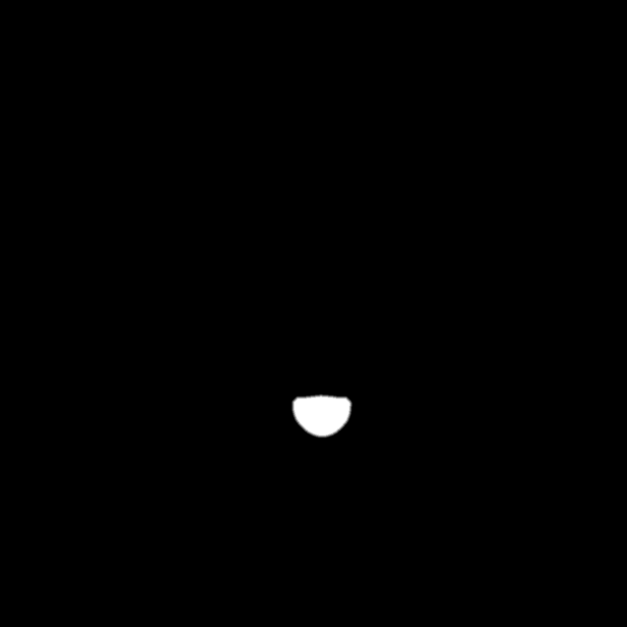
#> input picture assets/ciel/generated/v14b/extraction/large-mask.png, 1254 x 1254 px, given in place of large-04.png, which was not available (shown at 1/2 size)
$ python measure.py
#> lines starting #> are read from the running program, lines starting #| are printed output that depends on the picture; pictures that were not available may be replaced by others from this repository, and a replacement may not be noted
### scripts/live2d/v14b/common.py
"""Extract generated mouth pixels without drawing, scaling or relocating the mouth.

Run from any cwd with Python/Pillow/NumPy/SciPy. All writes stay inside v14b.
The only geometric transform is the inverse of the documented v11 face crop.
"""
import copy
import hashlib
import json
import shutil
import warnings
from pathlib import Path
import numpy as np
from PIL import Image, ImageDraw, ImageFont
with warnings.catch_warnings():
    warnings.simplefilter('ignore')
    from scipy import ndimage as ndi

ROOT = Path(__file__).resolve().parents[3]
GEN = ROOT / 'assets/ciel/generated/v14b'
LAY = ROOT / 'assets/ciel/layers/v14b'
PROOF = GEN / 'proofs'
CROP = (318, 236, 1854, 1772)
SIZE = (2172, 2896)
ROI = (555, 780, 730, 905)  # Excludes nose, jaw, cheeks, eyes and hair.
SELECTED = {'small': 'small-03', 'large': 'large-01'}
CLOSED = ['Mouth_Skin_Upper', 'Mouth_Skin_Lower', 'Mouth_Line_Upper', 'Mouth_Line_Lower']
FONT = ImageFont.truetype('C:/Windows/Fonts/arial.ttf', 22)

def read(path):
    return json.loads(path.read_text(encoding='utf-8'))

def write(path, data):
    path.write_text(json.dumps(data, ensure_ascii=False, indent=2) + '\n', encoding='utf-8')

def bbox(mask):
    y, x = np.where(mask)
    return [int(x.min()), int(y.min()), int(x.max()+1), int(y.max()+1)]

# [4 lines left out: function flatten, not called in this run]

def face(im):
    return flatten(im.crop(CROP).resize((1254, 1254), Image.Resampling.LANCZOS))

# [17 lines left out: function composite, not called in this run]

def panel(items, path, cols=3, side=520, height=None):
    height = height or side
    rows = (len(items)+cols-1)//cols
    sheet = Image.new('RGB', (cols*side, rows*(height+42)), '#e7e9ee')
    draw = ImageDraw.Draw(sheet)
    for i, (label, im) in enumerate(items):
        x, y = (i%cols)*side, (i//cols)*(height+42)
        draw.text((x+12, y+10), label, font=FONT, fill='#192338')
        im = flatten(im) if im.mode == 'RGBA' else im.convert('RGB')
        sheet.paste(im.resize((side,height), Image.Resampling.LANCZOS), (x,y+42))
    sheet.save(path)

# [55 lines left out: functions extract, mouth_landmarks, not called in this run]

### scripts/live2d/v14b/measure.py
"""Measure generated pixels; never mirror, warp, rotate or relocate a mouth."""
import numpy as np
from PIL import Image, ImageDraw
from common import GEN, ROOT, PROOF, ROI, FONT, panel, write, ndi

def corners(im, threshold=12):
#> called with threshold = 12
    a=np.asarray(im.convert('RGB')).astype(np.int16)
    x0,y0,x1,y1=ROI
    mask=np.zeros(a.shape[:2],bool)
    mask[y0:y1,x0:x1]=(a[y0:y1,x0:x1,0]-a[y0:y1,x0:x1,1]>threshold)&(a[y0:y1,x0:x1,1]<224)
#> mask: shape (1254, 1254) bool; every value is 0
    labels,n=ndi.label(mask)
#> labels: shape (1254, 1254) int32; every value is 0
#> n = 0
    areas=np.bincount(labels.ravel()); areas[0]=0
#> after `areas = np.bincount(labels.ravel())`: areas = [1572516]
    mask=labels==areas.argmax()
#> mask: shape (1254, 1254) bool; every value is 1
    yy,xx=np.where(mask)
    xmin,xmax=int(xx.min()),int(xx.max())
#> xmin = 0; xmax = 1253
    result=[]
    # Median top contour within the outermost three colored columns.
    # This measures where upper/lower lips meet, not the centroid of a side wall.
    for columns in (range(xmin,xmin+3),range(xmax-2,xmax+1)):
        ys=[int(np.flatnonzero(mask[:,x])[0]) for x in columns]
        result.append([float(np.median(list(columns))),float(np.median(ys))])
#> this loop made 2 passes
#> ys on passes 1 to 2: [0, 0, 0], [0, 0, 0]
#> after the loop, result = [[1, 0], [1252, 0]]
    left,right=result
#> left = [1, 0]; right = [1252, 0]
    delta=abs(left[1]-right[1])
#> delta = 0
    return {'left_input_xy':left,'right_input_xy':right,'height_difference_input_px':delta,
            'left_canvas_xy':[318+left[0]*1536/1254,236+left[1]*1536/1254],
            'right_canvas_xy':[318+right[0]*1536/1254,236+right[1]*1536/1254],
            'height_difference_canvas_px':delta*1536/1254,
            'mouth_center_input_x':(left[0]+right[0])/2,
            'pigment_bbox_input':[xmin,int(yy.min()),xmax+1,int(yy.max())+1]}

def main():
    items=[('v14 large',ROOT/'assets/ciel/generated/v14/selected/large-04.png')]
    items += [(p.stem,p) for p in sorted((GEN/'candidates').glob('*.png'))]
    results={}; annotated=[]; faces=[]; zooms=[]
    for name,path in items:
        im=Image.open(path).convert('RGB')
        result=corners(im)
#> result = {'left_input_xy': [1, 0], 'right_input_xy': [1252, 0], 'height_difference_input_px': 0, 'left_canvas_xy': [319.2, 236], 'right_canvas_xy': [1851.6, 236], 'height_difference_canvas_px': 0, 'mouth_center_input_x': 626.5, 'pigment_bbox_input': [0, 0, 1254, 1254]}
        result['threshold_sensitivity']={str(t):corners(im,t)['height_difference_input_px'] for t in (8,12,16,20)}
#> the loop in corners (call 2), `for columns in (range(xmin,xmin+3),range(xmax-2,xmax+1)):` made 2 passes
        results[name]=result
        faces.append((name,im))
        zooms.append((name,im.crop(ROI)))
        view=im.crop(ROI).resize((700,500),Image.Resampling.NEAREST)
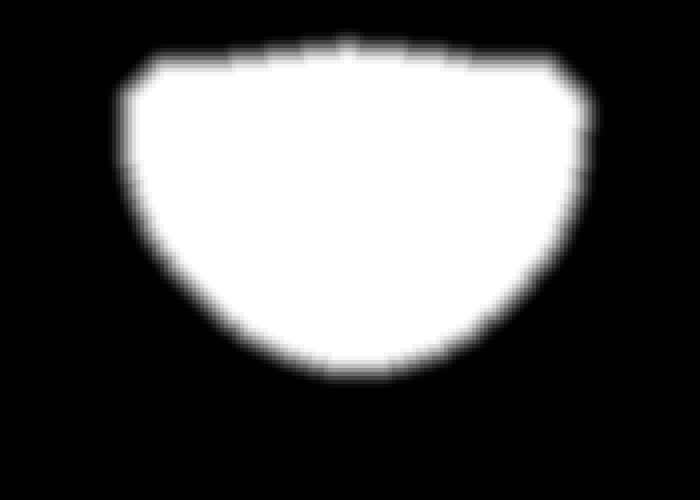
#> view: PIL image 700x500 RGB; min 0, max 255, mean 87
        draw=ImageDraw.Draw(view)
        points=[]
        for key,color in (('left_input_xy','#00a0ee'),('right_input_xy','#ee5090')):
            x,y=result[key]; x=(x-ROI[0])*4;y=(y-ROI[1])*4
            draw.line((0,y,700,y),fill=color,width=2)
            draw.ellipse((x-6,y-6,x+6,y+6),outline=color,width=2)
#> this loop made 2 passes
#> (x, y) on passes 1 to 2: (-2216, -3120), (2788, -3120)
        annotated.append((f'{name}: dy={result["height_difference_input_px"]:.1f} input px',view))
    panel(faces,PROOF/'candidates.png',cols=4,side=400)
#> in panel, `rows = (len(items)+cols-1)//cols`: rows = 1
#> in panel, `sheet = Image.new('RGB', (cols*side, rows*(height+42)), '#e7e9ee')`:
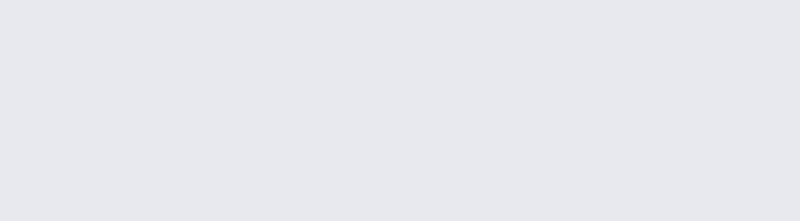
#> sheet: PIL image 1600x442 RGB (shown at 1/2 size); mean R, G, B 231, 233, 238
#> the loop in panel, `for i, (label, im) in enumerate(items):` made 2 passes
#> (label, x, y) on passes 1 to 2: ('v14 large', 0, 0), ('large-mask', 400, 0)
#> after the loop in panel, `for i, (label, im) in enumerate(items):`:
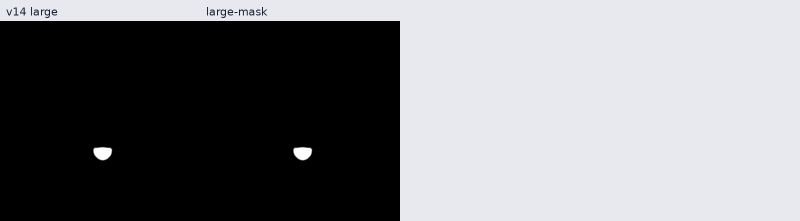
#> sheet: PIL image 1600x442 RGB (shown at 1/2 size); mean R, G, B 126.7, 127.8, 130.6
    panel(zooms,PROOF/'candidate-mouths.png',cols=2,side=525,height=375)
#> call 2 of panel, with cols = 2, side = 525, height = 375
#> in panel (call 2), `sheet = Image.new('RGB', (cols*side, rows*(height+42)), '#e7e9ee')`:
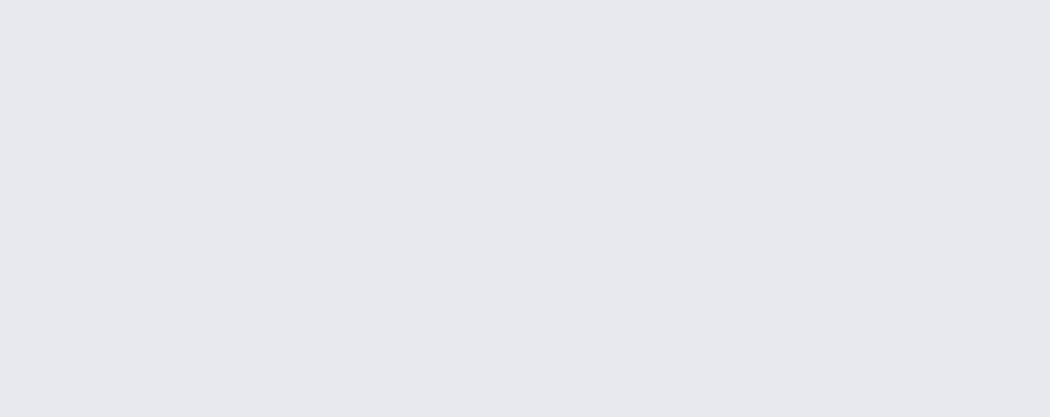
#> sheet: PIL image 1050x417 RGB; mean R, G, B 231, 233, 238
#> the loop in panel (call 2), `for i, (label, im) in enumerate(items):` made 2 passes
#> (label, x, y) on passes 1 to 2: ('v14 large', 0, 0), ('large-mask', 525, 0)
#> after the loop in panel (call 2), `for i, (label, im) in enumerate(items):`:
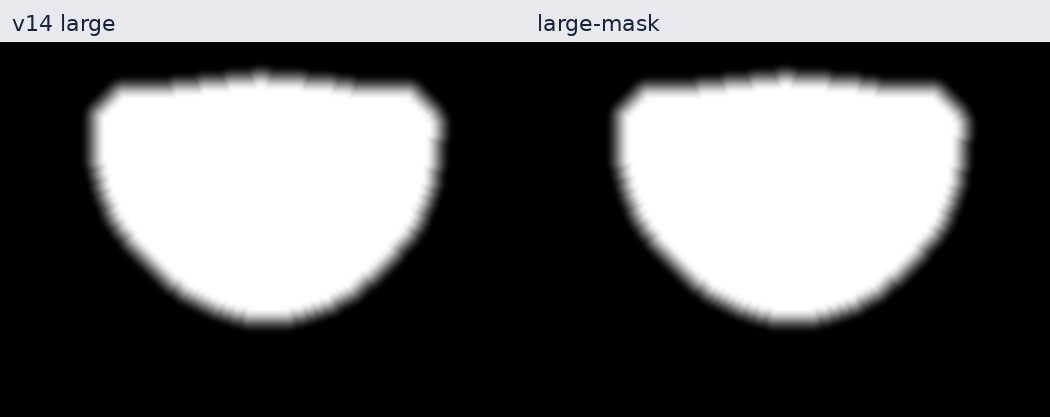
#> sheet: PIL image 1050x417 RGB; mean R, G, B 101, 101.2, 101.8
    panel(annotated,PROOF/'corner-measurements.png',cols=2,side=700,height=500)
#> call 3 of panel, with cols = 2, side = 700, height = 500
#> the loop in panel (call 3), `for i, (label, im) in enumerate(items):` made 2 passes
#> (label, x, y) on passes 1 to 2: ('v14 large: dy=0.0 input px', 0, 0), ('large-mask: dy=0.0 input px', 700, 0)
#> after the loop in panel (call 3), `for i, (label, im) in enumerate(items):`:
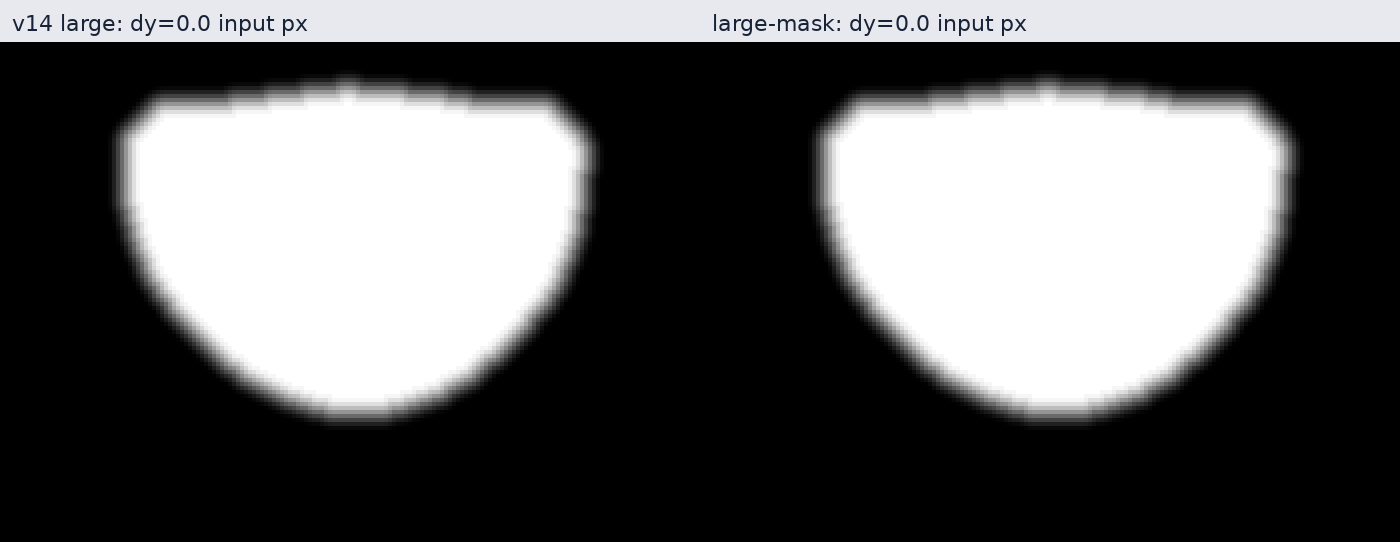
#> sheet: PIL image 1400x542 RGB; mean R, G, B 97.5, 97.6, 98.1
    # Face axis from unchanged v14 nose and chin, measured without moving artwork.
    nose_alpha=np.asarray(Image.open(ROOT/'assets/ciel/layers/v14/Nose.png'))[:,:,3]
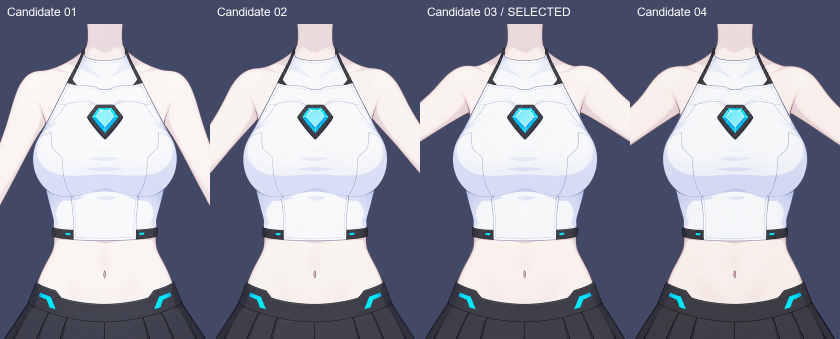
#> input picture assets/ciel/generated/v17/candidates.png, 1680 x 677 px, given in place of Nose.png, which was not available (shown at 1/2 size)
    y,x=np.where(nose_alpha>128)
    nose=(np.array([(x.min()+x.max())/2,(y.min()+y.max())/2])-np.array([318,236]))*1254/1536
    skin_alpha=np.asarray(Image.open(ROOT/'assets/ciel/layers/v14/Face_Skin.png'))[:,:,3]
    y,x=np.where(skin_alpha>128);bottom=y.max();xs=x[y>=bottom-1]
    chin=(np.array([(xs.min()+xs.max())/2,bottom])-np.array([318,236]))*1254/1536
    bb=results['large-01']['pigment_bbox_input']
    center=np.array([(bb[0]+bb[2]-1)/2,(bb[1]+bb[3]-1)/2])
    axis_x=nose[0]+(chin[0]-nose[0])*(center[1]-nose[1])/(chin[1]-nose[1])
    results['centering']={'nose_input_xy':nose.tolist(),'chin_input_xy':chin.tolist(),
        'mouth_bbox_center_input_xy':center.tolist(),'nose_chin_axis_x_at_mouth_center':float(axis_x),
        'horizontal_offset_from_axis_input_px':float(center[0]-axis_x),
        'horizontal_offset_from_axis_canvas_px':float((center[0]-axis_x)*1536/1254)}
    im=Image.open(GEN/'candidates/large-01.png').convert('RGB')
    draw=ImageDraw.Draw(im)
    draw.line((*nose,*chin),fill='#00a0ee',width=1)
    for point,color in ((nose,'#00a0ee'),(chin,'#00a0ee'),(center,'#ee5090')):
        x,y=point;draw.ellipse((x-3,y-3,x+3,y+3),outline=color,width=1)
    panel([('Nose - chin axis / mouth center',im.crop((350,550,930,1000)))],
          PROOF/'center-alignment.png',cols=1,side=696,height=540)
    write(GEN/'extraction/corner-measurements.json',results)
    print(results)

#> (the run stopped early here; a loop or call above may not have finished)
